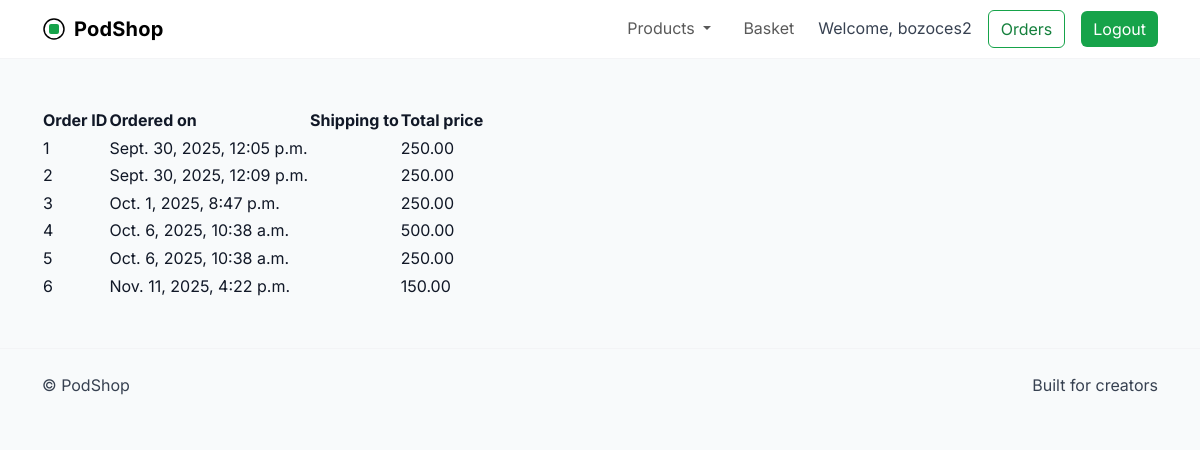
Screenshot of /orderhistory/ (signed in) with the database file from the repository.
### mikeshop/models.py (models this page shows, shortened)
class User(AbstractUser):
    pass

class Order(models.Model):
    id = models.AutoField(primary_key=True)
    date_ordered = models.DateTimeField(auto_now_add=True)
    basket_id = models.ForeignKey(Basket, on_delete=models.CASCADE)
    user_id = models.ForeignKey(User, on_delete=models.CASCADE)
    total_price = models.DecimalField(max_digits=6, decimal_places=2, default=0.0)
    first_name = models.CharField(max_length=100, default="")
    last_name = models.CharField(max_length=100, default="")
    email = models.EmailField(default="")
    phone = models.CharField(max_length=20, default="")
    address1 = models.CharField("Address line 1", max_length=100, default="")
    address2 = models.CharField("Address line 2", max_length=100, default="")
    city = models.CharField(max_length=100, default="")
    eircode = models.CharField(max_length=10, default="")
    payment_method = models.CharField(max_length=50, default="")

### mikeshop/views.py (the view)
# urls.py: path('orderhistory/', views.previous_orders, name="order_history"),
@login_required
def previous_orders(request):
    user = request.user
    orders = Order.objects.filter(user_id=user)
    return render(request, 'previous_orders.html', {'orders':orders})

### mikeshop/templates/previous_orders.html (shortened to what this page needs)
{% extends 'base.html' %}
{% block content %}
<table>
    <thead>
        <tr>
            <th>Order ID</th>
            <th>Ordered on</th>
            <th>Shipping to</th>
            <th>Total price</th>
        </tr>
    </thead>
    <tbody>
        {% for ord in orders %}
            <tr>
                <td>{{ ord.id }}</td>
                <td> {{ ord.date_ordered }}</td>
                <td> {{ ord.shipping_addr  }}</td>
                <td> {{ord.total_price }}</td>
            </tr>
        {% endfor %}
    </tbody>
</table>
{% endblock %}

### mikeshop/templates/base.html (shortened to what this page needs)
{% load static %}
<!DOCTYPE html>
<html lang="en">
<head>
  <link href="https://cdn.jsdelivr.net/npm/bootstrap@5.3.3/dist/css/bootstrap.min.css" rel="stylesheet">
</head>
<body>
  <nav class="navbar navbar-expand-lg sticky-top">
    <div class="container">
      <a class="navbar-brand ps-brand d-flex align-items-center gap-2" href="/">
        <svg width="24" height="24" viewBox="0 0 24 24" fill="none" aria-hidden="true">
          <circle cx="12" cy="12" r="10" stroke="currentColor" stroke-width="1.5"></circle>
          <rect x="7" y="7" width="10" height="10" rx="2" fill="currentColor" style="color:var(--ps-green-600)"></rect>
        </svg>
        PodShop
      </a>
      <div class="collapse navbar-collapse" id="navcol">
        <ul class="navbar-nav ms-auto align-items-lg-center gap-lg-3">
           <li class="nav-item dropdown">
          <a class="nav-link dropdown-toggle" href="#" role="button" data-bs-toggle="dropdown" aria-expanded="false">
            Products
          </a>
        </li>
          <li class="nav-item"><a class="nav-link" href="/basket/">Basket</a></li>
          {% if user.is_authenticated %}
            <li class="nav-item ps-2 ps-lg-0 ps-muted">Welcome, {{ user.username }}</li>
            <li class="nav-item"><a class="btn btn-outline-ps" href="/previousorders/">Orders</a></li>
            <li class="nav-item"><a class="btn btn-ps" href="/logout/">Logout</a></li>
          {% else %}
            <li class="nav-item"><a class="btn btn-outline-ps" href="/login/">Log in</a></li>
            <li class="nav-item"><a class="btn btn-ps" href="/register/">Sign up</a></li>
          {% endif %}
        </ul>
      </div>
    </div>
  </nav>
  <main class="container py-4 py-lg-5">
    {% block content %}{% endblock %}
  </main>
  <footer class="ps-footer py-4">
    <div class="container d-flex flex-wrap justify-content-between align-items-center gap-3">
      <span class="ps-muted">© {{ now|date:"Y" }} PodShop</span>
      <span class="ps-muted">Built for creators</span>
    </div>
  </footer>
</body>
</html>

### mikeshop/templates/base.html (style rules this page uses)
:root { --ps-green-600:#16a34a; --ps-green-700:#15803d; --ps-gray-50:#f8fafb; --ps-gray-100:#f3f4f6; --ps-gray-300:#d1d5db; --ps-gray-700:#374151; }
html, body { height:100%; }
body { background: var(--ps-gray-50); color: #111827; font-family: 'Inter', system-ui, -apple-system, Segoe UI, Roboto, Arial, sans-serif; line-height: 1.6; }
.navbar { background: #ffffff; border-bottom: 1px solid var(--ps-gray-100); }
.ps-brand { font-weight: 700; letter-spacing: 0.2px; }
.btn-ps { background: var(--ps-green-600); color:#fff; border: none; transition: transform .02s ease-in-out, box-shadow .2s; }
.btn-outline-ps { border:1px solid var(--ps-green-600); color: var(--ps-green-700); background: transparent; }
.ps-muted { color: var(--ps-gray-700); }
a { text-decoration: none; }
.ps-footer { color: var(--ps-gray-700); border-top:1px solid var(--ps-gray-100); }

### rows the page displays
User: username "bozoces2"
Order: id "1", date_ordered "Sept. 30, 2025, 12:05 p.m.", total_price "250.00"
Order: id "2", date_ordered "Sept. 30, 2025, 12:09 p.m.", total_price "250.00"
Order: id "3", date_ordered "Oct. 1, 2025, 8:47 p.m.", total_price "250.00"
Order: id "4", date_ordered "Oct. 6, 2025, 10:38 a.m.", total_price "500.00"
Order: id "5", date_ordered "Oct. 6, 2025, 10:38 a.m.", total_price "250.00"
Order: id "6", date_ordered "Nov. 11, 2025, 4:22 p.m.", total_price "150.00"
